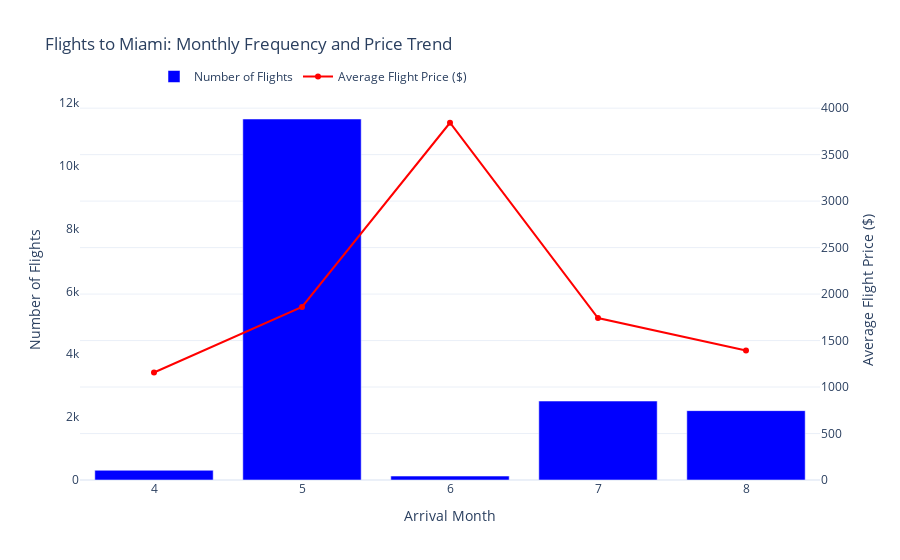

Write notebook code for a chart like this one.
### Code cell
import pandas as pd
import plotly.graph_objects as go

# Assuming airport_to_city_state is defined and flights_df is loaded

# Get Miami airport code
miami_code = [k for k, v in airport_to_city_state.items() if "Miami" in v][0]
miami_flights = flights_df[flights_df['dest_airport_code'] == miami_code].copy()

# Extract month from arrival_time (assuming format starts with month digit)
miami_flights['arrival_month'] = miami_flights['arrival_time'].astype(str).str[0].astype(int)

# Aggregate monthly flight count and average price
monthly_summary = miami_flights.groupby('arrival_month').agg(
    flight_count=('arrival_month', 'count'),
    avg_price=('price', 'mean')
).reset_index()

# Create figure
fig = go.Figure()

# Add bar trace for flight count (primary y-axis)
fig.add_trace(
    go.Bar(
        x=monthly_summary['arrival_month'],
        y=monthly_summary['flight_count'],
        name='Number of Flights',
        marker_color='blue',
        yaxis='y1',
        hovertemplate='Month: %{x}<br>Flights: %{y}<extra></extra>'
    )
)

# Add line trace for average price (secondary y-axis)
fig.add_trace(
    go.Scatter(
        x=monthly_summary['arrival_month'],
        y=monthly_summary['avg_price'],
        name='Average Flight Price ($)',
        mode='lines+markers',
        marker_color='red',
        yaxis='y2',
        hovertemplate='Month: %{x}<br>Avg Price: $%{y:.2f}<extra></extra>'
    )
)

# Update layout to have two y-axes
fig.update_layout(
    title='Flights to Miami: Monthly Frequency and Price Trend',
    xaxis=dict(title='Arrival Month', dtick=1),
    yaxis=dict(
        title='Number of Flights',
        showgrid=False,
        rangemode='tozero'
    ),
    yaxis2=dict(
        title='Average Flight Price ($)',
        overlaying='y',
        side='right',
        rangemode='tozero'
    ),
    legend=dict(x=0.1, y=1.1, orientation='h'),
    bargap=0.2,
    template='plotly_white'
)

fig.show()

### Figure 1 — Plotly figure (JSON) as saved in the notebook; plotly's stock layout.template omitted (floating-point values rounded to 4 significant figures)
{"data": [{"hovertemplate": "Month: %{x}<br>Flights: %{y}<extra></extra>", "marker": {"color": "blue"}, "name": "Number of Flights", "type": "bar", "x": [4, 5, 6, 7, 8], "y": [309, 11481, 125, 2511, 2206], "yaxis": "y"}, {"hovertemplate": "Month: %{x}<br>Avg Price: $%{y:.2f}<extra></extra>", "marker": {"color": "red"}, "mode": "lines+markers", "name": "Average Flight Price ($)", "type": "scatter", "x": [4, 5, 6, 7, 8], "y": [1157.0, 1861.0, 3843.0, 1742.0, 1392.0], "yaxis": "y2"}], "layout": {"bargap": 0.2, "legend": {"orientation": "h", "x": 0.1, "y": 1.1}, "title": {"text": "Flights to Miami: Monthly Frequency and Price Trend"}, "xaxis": {"dtick": 1, "title": {"text": "Arrival Month"}}, "yaxis": {"rangemode": "tozero", "showgrid": false, "title": {"text": "Number of Flights"}}, "yaxis2": {"overlaying": "y", "rangemode": "tozero", "side": "right", "title": {"text": "Average Flight Price ($)"}}}}
